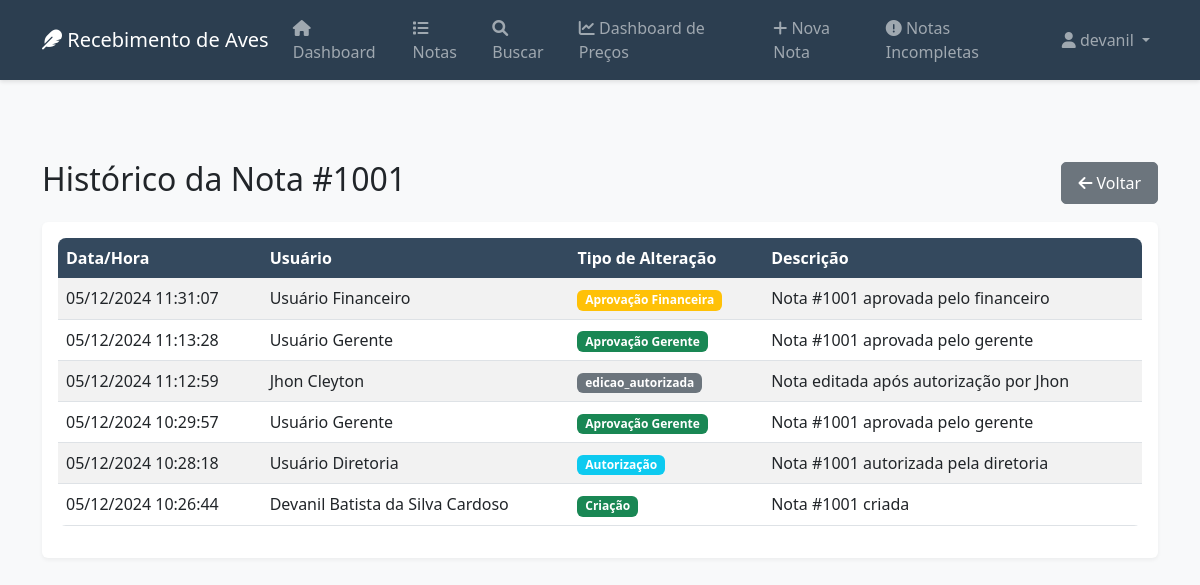
Page /historico_nota/1 (signed in) on the committed database.
### app.py (models this page shows, shortened)
class User(UserMixin, db.Model):
    id = db.Column(db.Integer, primary_key=True)
    username = db.Column(db.String(80), unique=True, nullable=False)
    password_hash = db.Column(db.String(120), nullable=False)
    role = db.Column(db.String(20), nullable=False)  # 'diretoria', 'financeiro', 'usuario', 'visualizador', 'gerente'
    nome_completo = db.Column(db.String(100))
    email = db.Column(db.String(120))
    data_criacao = db.Column(db.DateTime, default=datetime.now)
    ativo = db.Column(db.Boolean, default=True)
    criado_por_id = db.Column(db.Integer, db.ForeignKey('user.id'))
    @property
    def is_financeiro(self):
        return self.role == 'financeiro'
    @property
    def is_gerente(self):
        return self.role == 'gerente'

class Nota(db.Model):
    id = db.Column(db.Integer, primary_key=True)
    numero = db.Column(db.Integer, unique=True, nullable=False)
    usuario_id = db.Column(db.Integer, db.ForeignKey('user.id'), nullable=False)
    tipo_ave = db.Column(db.String(50), nullable=True)
    num_cargas = db.Column(db.Integer, nullable=True)
    ordem_carga = db.Column(db.String(10), nullable=True)
    data_abate = db.Column(db.DateTime, nullable=True)
    dia_semana = db.Column(db.String(20), nullable=True)
    motorista = db.Column(db.String(100), nullable=True)
    transportadora = db.Column(db.String(100), nullable=True)
    placa_veiculo = db.Column(db.String(20), nullable=True)
    qtd_caixas = db.Column(db.Integer, nullable=True)
    frete_status = db.Column(db.String(20), nullable=True)
    km_saida = db.Column(db.Float, nullable=True)
    km_chegada = db.Column(db.Float, nullable=True)
    valor_frete = db.Column(db.Float, nullable=True)
    pedagios = db.Column(db.Float, nullable=True)
    outras_despesas = db.Column(db.Float, nullable=True)
    produtor = db.Column(db.String(100), nullable=True)
    estado = db.Column(db.String(2), nullable=True)
    nota_fiscal = db.Column(db.String(50), nullable=True)
    data_nf = db.Column(db.DateTime, nullable=True)
    gta = db.Column(db.String(50), nullable=True)
    data_gta = db.Column(db.DateTime, nullable=True)
    aves_granja = db.Column(db.Integer, nullable=True)
    aves_mortas = db.Column(db.Integer, nullable=True)
    aves_recebidas = db.Column(db.Integer, nullable=True)
    aves_contador = db.Column(db.Integer, nullable=True)
    agenciador = db.Column(db.String(100), nullable=True)
    caixas_vazias = db.Column(db.Integer, default=0)
    peso_granja = db.Column(db.Float, nullable=True)
    peso_frigorifico = db.Column(db.Float, nullable=True)
    mortalidade_excesso = db.Column(db.Float, default=0)
    aves_molhadas_granja = db.Column(db.Float, default=0)
    aves_molhadas_chuva = db.Column(db.Float, default=0)
    quebra_maus_tratos = db.Column(db.Float, default=0)
    aves_papo_cheio = db.Column(db.Float, default=0)
    outras_quebras = db.Column(db.Float, default=0)
    descricao_quebras = db.Column(db.String(200))
    adiantamento_frete = db.Column(db.Float, default=0)
    valor_combustivel = db.Column(db.Float, default=0)  # Novo campo para preço do combustível
    valor_kg = db.Column(db.Float, nullable=True)
    status = db.Column(db.String(20), default='incompleta')
    campos_pendentes = db.Column(db.String(200), nullable=True)
    data_criacao = db.Column(db.DateTime, default=datetime.utcnow)
    autorizado_por = db.Column(db.Integer, db.ForeignKey('user.id'))
    autorizado_por_usuario = db.relationship('User', foreign_keys=[autorizado_por])
    autorizada = db.Column(db.Boolean, default=False)
    data_autorizacao = db.Column(db.DateTime)
    assinatura_autorizador = db.Column(db.String(200))
    verificado_por = db.Column(db.Integer, db.ForeignKey('user.id'))
    verificado_por_usuario = db.relationship('User', foreign_keys=[verificado_por])
    verificado_financeiro = db.Column(db.Boolean, default=False)
    aprovado_financeiro = db.Column(db.Boolean, default=False)
    data_aprovacao_financeiro = db.Column(db.DateTime)
    observacoes_financeiro = db.Column(db.String(500))
    requer_verificacao = db.Column(db.Boolean, default=False)
    em_edicao = db.Column(db.Boolean, default=False)
    liberado_gerente = db.Column(db.Boolean, default=False)
    liberado_por_gerente = db.Column(db.Integer, db.ForeignKey('user.id'))
    liberado_por_gerente_usuario = db.relationship('User', foreign_keys=[liberado_por_gerente])
    data_liberacao_gerente = db.Column(db.DateTime)

class HistoricoNota(db.Model):
    id = db.Column(db.Integer, primary_key=True)
    nota_id = db.Column(db.Integer, db.ForeignKey('nota.id'), nullable=False)
    usuario_id = db.Column(db.Integer, db.ForeignKey('user.id'), nullable=False)
    data_hora = db.Column(db.DateTime, default=datetime.now, nullable=False)
    tipo_alteracao = db.Column(db.String(50), nullable=False)  # 'criacao', 'edicao', 'autorizacao', etc
    descricao = db.Column(db.Text, nullable=False)
    nota = db.relationship('Nota', backref='historico')
    usuario = db.relationship('User')

### app.py (the view)
@app.route('/historico_nota/<int:id>')
@login_required
def historico_nota(id):
    nota = Nota.query.get_or_404(id)
    return render_template('historico_nota.html', nota=nota)

### app.py (called while the page is built)
@login_manager.user_loader
def load_user(user_id):
    return User.query.get(int(user_id))

### templates/historico_nota.html (shortened to what this page needs)
{% extends "base.html" %}
{% block content %}
<div class="container mt-4">
    <div class="row">
        <div class="col-12">
            <div class="d-flex justify-content-between align-items-center mb-3">
                <h2>Histórico da Nota #{{ nota.numero }}</h2>
                <a href="{{ url_for('ver_nota', id=nota.id) }}" class="btn btn-secondary">
                    <i class="fas fa-arrow-left"></i> Voltar
                </a>
            </div>
            <div class="card">
                <div class="card-body">
                    <div class="table-responsive">
                        <table class="table table-striped">
                            <thead>
                                <tr>
                                    <th>Data/Hora</th>
                                    <th>Usuário</th>
                                    <th>Tipo de Alteração</th>
                                    <th>Descrição</th>
                                </tr>
                            </thead>
                            <tbody>
                                {% for h in nota.historico|sort(attribute='data_hora', reverse=True) %}
                                <tr>
                                    <td>{{ h.data_hora.strftime('%d/%m/%Y %H:%M:%S') }}</td>
                                    <td>{{ h.usuario.nome_completo }}</td>
                                    <td>
                                        {% if h.tipo_alteracao == 'criacao' %}
                                            <span class="badge bg-success">Criação</span>
                                        {% elif h.tipo_alteracao == 'edicao' %}
                                            <span class="badge bg-primary">Edição</span>
                                        {% elif h.tipo_alteracao == 'autorizacao' %}
                                            <span class="badge bg-info">Autorização</span>
                                        {% elif h.tipo_alteracao == 'aprovacao_financeira' %}
                                            <span class="badge bg-warning">Aprovação Financeira</span>
                                        {% elif h.tipo_alteracao == 'aprovacao_gerente' %}
                                            <span class="badge bg-success">Aprovação Gerente</span>
                                        {% elif h.tipo_alteracao == 'rejeicao_gerente' %}
                                            <span class="badge bg-danger">Rejeição Gerente</span>
                                        {% else %}
                                            <span class="badge bg-secondary">{{ h.tipo_alteracao }}</span>
                                        {% endif %}
                                    </td>
                                    <td>{{ h.descricao }}</td>
                                </tr>
                                {% endfor %}
                            </tbody>
                        </table>
                    </div>
                </div>
            </div>
        </div>
    </div>
</div>
{% endblock %}

### templates/base.html (shortened to what this page needs)
<!DOCTYPE html>
<html lang="pt-br">
<head>
    <link href="https://cdn.jsdelivr.net/npm/bootstrap@5.3.0/dist/css/bootstrap.min.css" rel="stylesheet">
    <link href="https://cdnjs.cloudflare.com/ajax/libs/font-awesome/6.0.0/css/all.min.css" rel="stylesheet">
    <link href="{{ url_for('static', filename='css/style.css') }}" rel="stylesheet">
</head>
<body>
    {% if current_user.is_authenticated %}
    <nav class="navbar navbar-expand-lg navbar-dark bg-primary">
        <div class="container">
            <a class="navbar-brand" href="{{ url_for('dashboard') }}">
                <i class="fas fa-feather"></i> Recebimento de Aves
            </a>
            <div class="collapse navbar-collapse" id="navbarNav">
                <ul class="navbar-nav me-auto">
                    <li class="nav-item">
                        <a class="nav-link" href="{{ url_for('dashboard') }}">
                            <i class="fas fa-home"></i> Dashboard
                        </a>
                    </li>
                    <li class="nav-item">
                        <a class="nav-link" href="{{ url_for('lista_notas') }}">
                            <i class="fas fa-list"></i> Notas
                        </a>
                    </li>
                    <li class="nav-item">
                        <a class="nav-link" href="{{ url_for('buscar_notas') }}">
                            <i class="fas fa-search"></i> Buscar
                        </a>
                    </li>
                    <li class="nav-item">
                        <a class="nav-link" href="{{ url_for('dashboard_precos') }}">
                            <i class="fas fa-chart-line"></i> Dashboard de Preços
                        </a>
                    </li>
                    {% if current_user.role == 'usuario' %}
                    <li class="nav-item">
                        <a class="nav-link" href="{{ url_for('nova_nota') }}">
                            <i class="fas fa-plus"></i> Nova Nota
                        </a>
                    </li>
                    <li class="nav-item">
                        <a class="nav-link" href="{{ url_for('notas_incompletas') }}">
                            <i class="fas fa-exclamation-circle"></i> Notas Incompletas
                        </a>
                    </li>
                    {% endif %}
                </ul>
                <ul class="navbar-nav">
                    <li class="nav-item dropdown">
                        <a class="nav-link dropdown-toggle" href="#" id="userDropdown" role="button"
                           data-bs-toggle="dropdown">
                            <i class="fas fa-user"></i> {{ current_user.username }}
                        </a>
                    </li>
                </ul>
            </div>
        </div>
    </nav>
    {% endif %}
    <main class="py-4">
        {% block content %}{% endblock %}
    </main>
</body>
</html>

### static/css/style.css (style rules this page uses)
body { background-color: #f8f9fa; min-height: 100vh; padding-bottom: 2rem; }
.card { box-shadow: 0 0.125rem 0.25rem rgba(0, 0, 0, 0.075); transition: transform 0.2s ease-in-out; }
.navbar { box-shadow: 0 2px 4px rgba(0, 0, 0, 0.1); margin-bottom: 2rem; }
.row { animation: fadeIn 0.5s ease-out; }

### templates/base.html (style rules this page uses)
:root { --primary-color: #2c3e50; --secondary-color: #34495e; --accent-color: #3498db; --success-color: #27ae60; --warning-color: #f1c40f; --danger-color: #e74c3c; }
body { background-color: #f8f9fa; }
.navbar { background-color: var(--primary-color) !important; box-shadow: 0 2px 4px rgba(0,0,0,0.1); }
.card { border: none; box-shadow: 0 2px 4px rgba(0,0,0,0.05); margin-bottom: 1.5rem; }
.btn { border-radius: 5px; padding: 0.5rem 1rem; font-weight: 500; transition: all 0.3s ease; }
.table { background: white; border-radius: 8px; overflow: hidden; }
.table thead th { background-color: var(--secondary-color); color: white; border: none; }

### rows in the picture
User: username "devanil"
Nota: numero "1001"
HistoricoNota: data_hora "05/12/2024 11:31:07", usuario.nome_completo "Usuário Financeiro", shows "Aprovação Financeira", descricao "Nota #1001 aprovada pelo financeiro"
HistoricoNota: data_hora "05/12/2024 11:13:28", usuario.nome_completo "Usuário Gerente", shows "Aprovação Gerente", descricao "Nota #1001 aprovada pelo gerente"
HistoricoNota: data_hora "05/12/2024 11:12:59", usuario.nome_completo "Jhon Cleyton", tipo_alteracao "edicao_autorizada", descricao "Nota editada após autorização por Jhon"
HistoricoNota: data_hora "05/12/2024 10:29:57", usuario.nome_completo "Usuário Gerente", shows "Aprovação Gerente", descricao "Nota #1001 aprovada pelo gerente"
HistoricoNota: data_hora "05/12/2024 10:28:18", usuario.nome_completo "Usuário Diretoria", tipo_alteracao "Autorização", descricao "Nota #1001 autorizada pela diretoria"
HistoricoNota: data_hora "05/12/2024 10:26:44", usuario.nome_completo "Devanil Batista da Silva Cardoso", tipo_alteracao "Criação", descricao "Nota #1001 criada"
